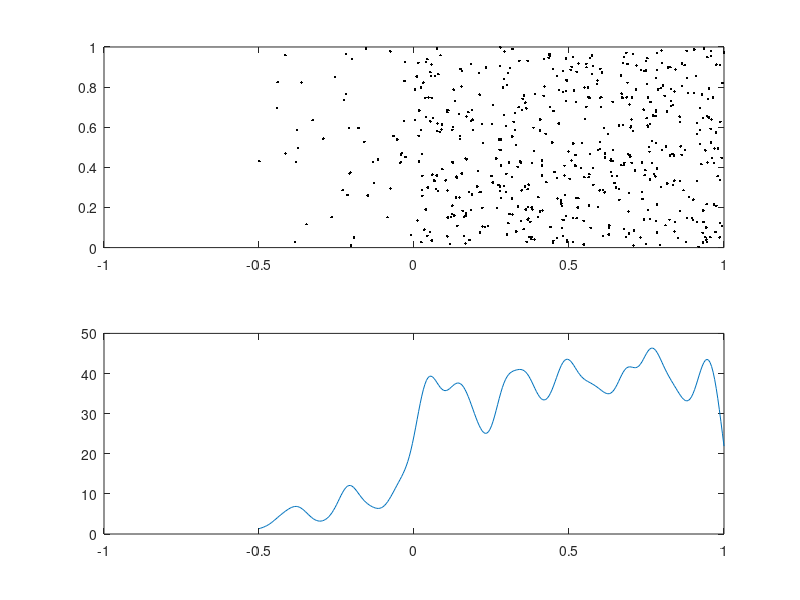

Write the MATLAB code that produced this figure.
% simulate_onset_detection.m
%
% Simulates poisson step functions to determine "onset"

% Setup
low_fs = 5:5:25;
step_fs = 5:5:50;

t = -.5:0.005:1;
tt = -.5:.0001:1;

output_m = zeros(length(step_fs), length(low_fs));
output_v = zeros(length(step_fs), length(low_fs));

for l = 1%:length(low_fs)
    for h = 4%1:length(step_fs)
        low_f = low_fs(l);
        high_f = low_fs(l) + step_fs(h);

        prise = zeros(1,10);
        for rep = 1:1%00
            % Generate spikes
            %p = low_f*(tt<0)*.0001 + high_f*(tt>=0 & tt<.1)*.0001 + low_f*(tt>=0.1)*.0001;
            p = low_f*(tt<0)*.0001 + high_f*(tt>=0)*.0001;
            s = [];
            for i = 1:20
                s = [s tt(rand(size(p)) < p)];
            end
            s = sort(s);

            % Plot raster
            figure;
            subplot(2,1,1),plot(s, rand(size(s)), 'k.')

            % Calc firing rate
            ps = zeros(size(t));
            for spike = s
                ps = ps + exp( - (t-spike).^2 / (2*.03.^2) );
            end

            % Plot firing rate
            subplot(2,1,2),plot(t,ps);

            % Calculate onset
            thr = (max(ps) - mean(ps(40:60)))/2 + mean(ps(40:60));
            prise(rep) = t(find(ps<thr & t<t(ps==max(ps)),1,'last')+1);
        end

        output_m(h,l) = mean(prise);
        output_v(h,l) = var(prise);

    end
end


